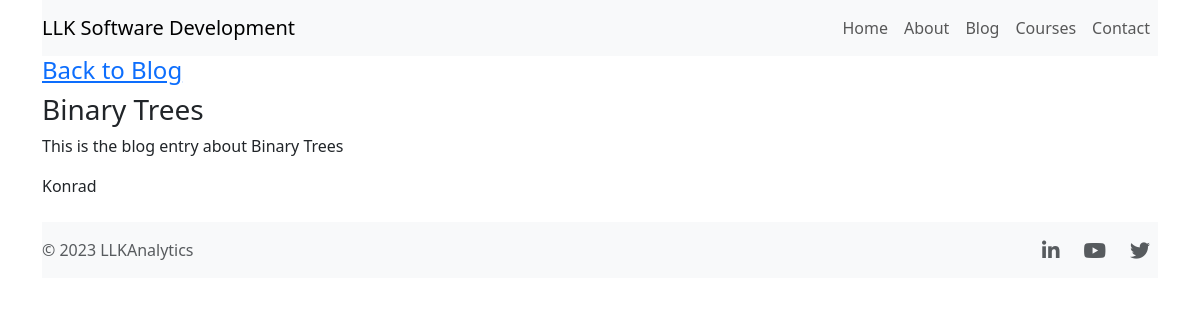
Screenshot of /blog/binary-trees/ with the database file from the repository.
### blog/models.py (models this page shows, shortened)
class Post(models.Model):
    title = models.CharField(max_length=200)
    author = models.ForeignKey("auth.User", on_delete=models.CASCADE,)
    body = models.TextField()
    slug = models.SlugField(null=True)

### blog/views.py (the view)
# urls.py: path('<slug:slug>/', BlogDetailView.as_view(), name = 'blog_detail'),
class BlogDetailView(DetailView):
    template_name = 'blog_detail.html'
    model = Post

### templates/blog_detail.html
{% extends 'base.html' %}
{% block content %}
    <h4><a href="{% url 'blog'%}">Back to Blog</a></h4>
    <div class="post-entry">
    <h3>{{ post.title}}</h3>
    <p>{{ post.body }}</p>
    <p>{{ post.author }}</p>
    </div>
{% endblock content %}

### rows the page displays
Post: title "Binary Trees", body "This is the blog entry about Binary Trees", author "Konrad"
